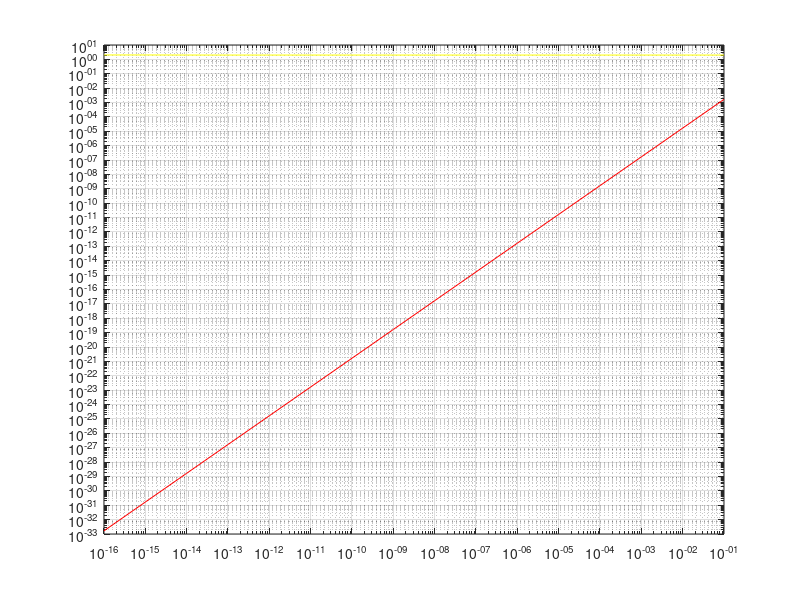

This figure's MATLAB source:
%%
% *Assignment 5*
%Name: Jim Nguyen
%Date: 3/13/2021

%%
% *Part a*
%Estimate the derivative of the function at the point x = 1 using 3-point midpoint formula for the
%following values of h: h = 10−n for n going from 16 by integers to 1 (e.g., h = 10−1
%Plot the step size h versus the relative error in a loglog plot. 
%On the same figure, plot the estimated truncation error for those same h values in red. 
%(Hint: Try plotting the 3rd derivative to figure out for which ξ value the the third derivative will be maximum at! )

%the code for part a

f = @(x) sin(x);
dddf = @(x) -cos(x); % the third derivative of sin(x) is -cos(x)
x = 1; % the pt we are estimating the derivative of the function
h = [10^-1,10^-2,10^-3,10^-4,10^-5,10^-6,10^-7,10^-8,10^-9,10^-10,10^-11,10^-12,10^-13,10^-14,10^-15,10^-16]; % the multiple values of h
CD3 = zeros(1,16);
CD3_truncation_error = zeros(1,16);
CD3_relative_error = zeros(1,16);

for i = 1:16
    CD3(i) = (1/(2*h(i)) * (f(x + h(i)) - f(x - h(i))));
    
    maxdddf = max(dddf(h(i))); % finds ths max value of all the elements
    indexOfFirstMax = find(dddf(h) == maxdddf,1,'first'); % gets the first element that is the max value
    E = h(indexOfFirstMax); % gets the x value at the index
    
    CD3_truncation_error(i) = -h(i)^2 / 6 * dddf(E);
    CD3_relative_error(i) = abs(dddf(x) - CD3(i)) / abs((dddf(x)));
end

loglog(h,CD3_relative_error,'y'); % this is plotting the step size h verus relative error in a loglog plot
hold on
loglog(h,CD3_truncation_error,'r'); % this is just plotting the estimated truncation error for same h in red.
hold off
grid on

%%
% *Part b*
% We can see that as h grows smaller, then the error decreases. This can be
% seen in the red line. The yellow line at the very top of the graph
% shows the truncation error with this formula. 
% As you can see, it looks really good since the truncation error
% isn't moving around and in general a horizontal line. The actual error
% does follow the truncation error estimate I would assume since the
% truncation error isn't moving around and is just mainly a straight line.
